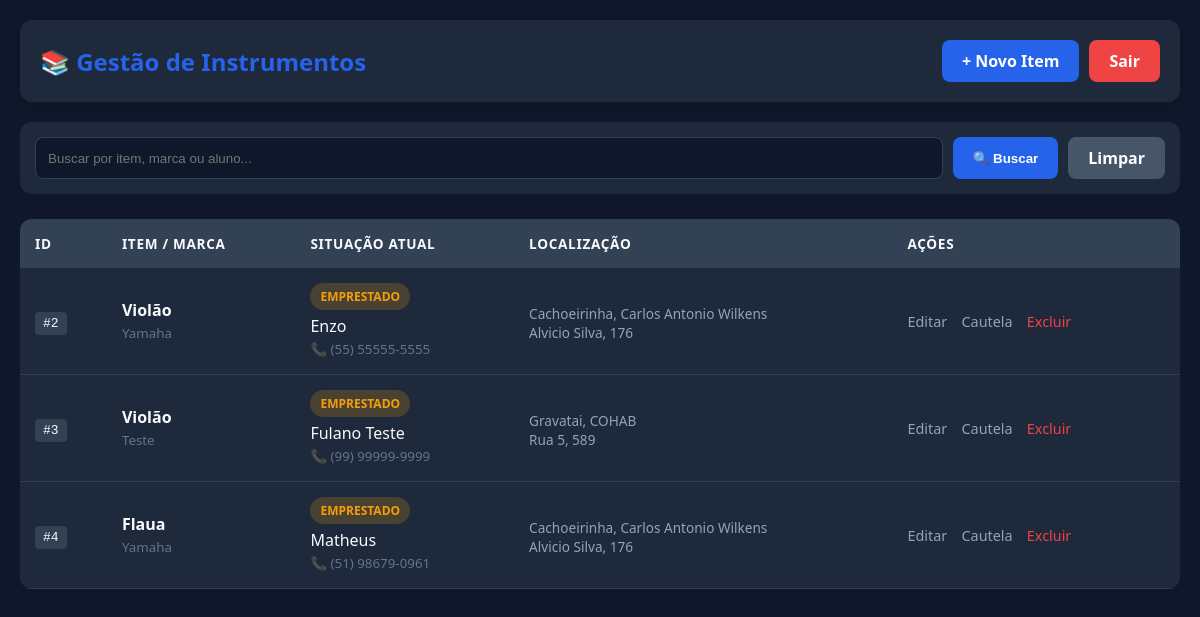
The page / (signed in) on the database its author committed.
### tables this page shows
CREATE TABLE instrumentos (
        id INTEGER PRIMARY KEY AUTOINCREMENT,
        tipo TEXT NOT NULL,
        marca TEXT,
        modelo TEXT,
        numero TEXT,
        origem TEXT,
        aluno_responsavel TEXT, -- Nome do aluno que está com o instrumento
        contato_aluno TEXT,      -- Telefone do aluno
        data_cadastro TIMESTAMP DEFAULT CURRENT_TIMESTAMP
    , data_emprestimo TEXT, cidade TEXT, bairro TEXT, rua TEXT, numero_casa TEXT);

### app.py (the view)
@app.route('/')
def index():
    if not session.get('logado'):
        return redirect(url_for('login'))
    termo = request.args.get('busca', '').strip()
    conn = criar_conexao()
    cursor = conn.cursor()
    colunas = "id, tipo, marca, aluno_responsavel, contato_aluno, data_emprestimo, cidade, bairro, rua, numero_casa"
    if termo:
        sql = f"SELECT {colunas} FROM instrumentos WHERE tipo LIKE ? OR marca LIKE ? OR aluno_responsavel LIKE ?"
        filtro = f'%{termo}%'
        cursor.execute(sql, (filtro, filtro, filtro))
    else:
        cursor.execute(f"SELECT {colunas} FROM instrumentos")
    instrumentos = cursor.fetchall()
    conn.close()
    return render_template('index.html', instrumentos=instrumentos)

### database/conexao.py (called while the page is built)
def criar_conexao():
    try:
        conn = sqlite3.connect('biblioteca_comunitaria.db')
        return conn
    except sqlite3.Error as e:
        print(f"Erro ao conectar ao banco: {e}")
        return None

### templates/index.html (shortened to what this page needs)
<!DOCTYPE html>
<html lang="pt-br">
<head>
</head>
<body>
    <div class="container">
        <div class="header">
            <h1>📚 Gestão de Instrumentos</h1>
            <div style="display: flex; gap: 10px;">
                <a href="/cadastrar" class="btn-new">+ Novo Item</a>
                <a href="/logout" class="btn-new" style="background: #ef4444;">Sair</a>
            </div>
        </div>
        <div class="search-container">
            <form action="/" method="GET" style="display: flex; gap: 10px;">
                <input type="text" name="busca" placeholder="Buscar por item, marca ou aluno..."
                    style="flex: 1; padding: 12px; background: #0f172a; border: 1px solid #334155; border-radius: 8px; color: white;">
                <button type="submit" class="btn-new">🔍 Buscar</button>
                <a href="/" class="btn-new" style="background: #475569;">Limpar</a>
            </form>
        </div>
        <table>
            <thead>
                <tr>
                    <th>ID</th>
                    <th>Item / Marca</th>
                    <th>Situação Atual</th>
                    <th>Localização</th>
                    <th>Ações</th>
                </tr>
            </thead>
            <tbody>
                {% for inst in instrumentos %}
                <tr>
                    <td><span class="id-badge">#{{ inst[0] }}</span></td>
                    <td><strong>{{ inst[1] }}</strong><br><small style="color: #64748b;">{{ inst[2] }}</small></td>
                    <td>
                        {% if inst[3] %}
                            <span class="status-badge status-loaned">EMPRESTADO</span><br>
                            {{ inst[3] }}<br>
                            <small style="color: #64748b;">📞 {{ inst[4] }}</small>
                        {% else %}
                            <span class="status-badge status-available">DISPONÍVEL</span>
                        {% endif %}
                    </td>
                    <td>
                        <span class="address-text">
                            {% if inst[6] %}
                                {{ inst[6] }}, {{ inst[7] }}<br>
                                {{ inst[8] }}, {{ inst[9] }}
                            {% else %}
                                <i>Biblioteca Local</i>
                            {% endif %}
                        </span>
                    </td>
                    <td class="actions">
                        <a href="/editar/{{ inst[0] }}">Editar</a>
                        <a href="/cautela/{{ inst[0] }}">Cautela</a>
                        <a href="/remover/{{ inst[0] }}" style="color: #ef4444;" onclick="return confirm('Excluir?')">Excluir</a>
                    </td>
                </tr>
                {% endfor %}
            </tbody>
        </table>
    </div>
</body>
</html>

### templates/index.html (style rules this page uses)
:root { --primary: #2563eb; --bg: #0f172a; --card: #1e293b; --text: #f8fafc; --success: #22c55e; --warning: #f59e0b; }
body { font-family: 'Segoe UI', system-ui, sans-serif; background-color: var(--bg); color: var(--text); margin: 0; padding: 20px; }
.container { max-width: 1200px; margin: auto; }
.header { display: flex; justify-content: space-between; align-items: center; margin-bottom: 20px; background: var(--card); padding: 20px; border-radius: 12px; box-shadow: 0 4px 6px -1px rgb(0 0 0 / 0.1); }
h1 { margin: 0; font-size: 1.5rem; color: var(--primary); }
.search-container { background: var(--card); padding: 15px; border-radius: 12px; margin-bottom: 25px; }
.btn-new { background: var(--primary); color: white; padding: 10px 20px; border-radius: 8px; text-decoration: none; font-weight: bold; transition: opacity 0.2s; display: inline-flex; align-items: center; justify-content: center; border: none; cursor: pointer; }
table { width: 100%; background: var(--card); border-radius: 12px; overflow: hidden; border-collapse: collapse; }
th { background: #334155; padding: 15px; text-align: left; font-size: 0.85rem; text-transform: uppercase; letter-spacing: 0.05em; }
td { padding: 15px; border-bottom: 1px solid #334155; vertical-align: middle; }
.id-badge { background: #334155; padding: 4px 8px; border-radius: 4px; font-family: monospace; }
.status-badge { padding: 5px 10px; border-radius: 20px; font-size: 0.75rem; font-weight: bold; display: inline-block; margin-bottom: 5px; }
.status-loaned { background: rgba(245, 158, 11, 0.2); color: var(--warning); }
.address-text { color: #94a3b8; font-size: 0.85rem; display: block; margin-top: 4px; }
.actions a { color: #94a3b8; text-decoration: none; margin-right: 10px; font-size: 0.9rem; }

### rows shown on the page
instrumentos: id "2", tipo "Violão", marca "Yamaha", aluno_responsavel "Enzo", contato_aluno "(55) 55555-5555", cidade "Cachoeirinha", bairro "Carlos Antonio Wilkens", rua "Alvicio Silva", numero_casa "176"
instrumentos: id "3", tipo "Violão", marca "Teste", aluno_responsavel "Fulano Teste", contato_aluno "(99) 99999-9999", cidade "Gravatai", bairro "COHAB", rua "Rua 5", numero_casa "589"
instrumentos: id "4", tipo "Flaua", marca "Yamaha", aluno_responsavel "Matheus", contato_aluno "(51) 98679-0961", cidade "Cachoeirinha", bairro "Carlos Antonio Wilkens", rua "Alvicio Silva", numero_casa "176"
